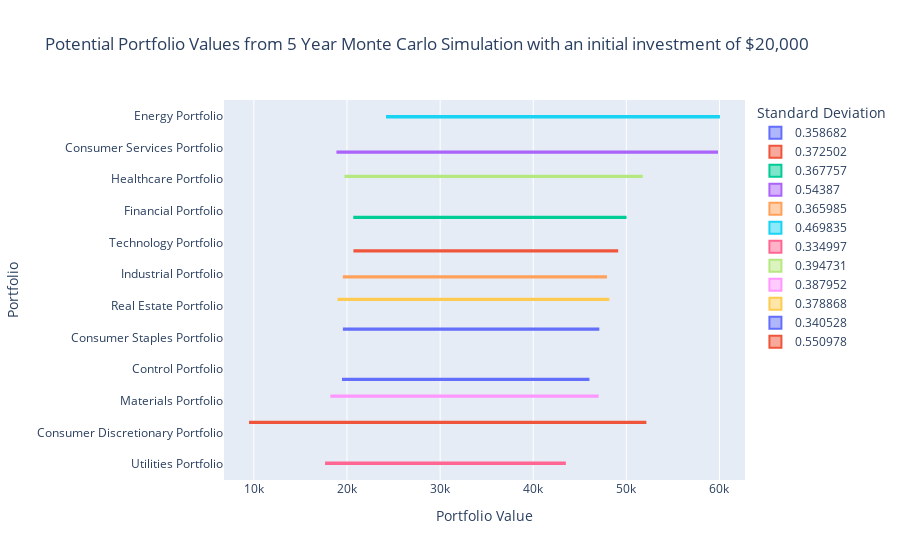

Notebook cell for this chart:
### Code cell
initial_investment = 20000

# Multiply the x-values by the initial investment
all_mc_summary_stats['95% CI Lower'] *= initial_investment
all_mc_summary_stats['95% CI Upper'] *= initial_investment

# Create a box plot
mc_risk_fig = px.box(
    all_mc_summary_stats,
    x=['95% CI Lower', '95% CI Upper'],
    y='Portfolio',
    color='Std',
    title='Potential Portfolio Values from 5 Year Monte Carlo Simulation with an initial investment of $20,000',
    labels={'value': 'Portfolio Value', 'variable': 'CI Bound', 'standard_deviation': 'Standard Deviation', 'portfolio': 'Portfolios'},
)

# Sort the box plot by standard deviation
mc_risk_fig.update_layout(
    yaxis=dict(categoryorder='total ascending'),  # Sort by standard deviation in ascending order
    legend=dict(title='Standard Deviation', traceorder='normal')  # Sort the legend by standard deviation
)


# Show the plot
mc_risk_fig.show()

### Figure 1 — Plotly figure (JSON) as saved in the notebook; plotly's stock layout.template omitted (floating-point values rounded to 4 significant figures)
{"data": [{"alignmentgroup": "True", "hovertemplate": "Std=0.358682<br>Portfolio Value=%{x}<br>Portfolio=%{y}<extra></extra>", "legendgroup": "0.358682", "marker": {"color": "#636efa"}, "name": "0.358682", "notched": false, "offsetgroup": "0.358682", "orientation": "h", "showlegend": true, "type": "box", "x": [19570.0, 45930.0], "x0": " ", "xaxis": "x", "y": ["Control Portfolio", "Control Portfolio"], "y0": " ", "yaxis": "y"}, {"alignmentgroup": "True", "hovertemplate": "Std=0.372502<br>Portfolio Value=%{x}<br>Portfolio=%{y}<extra></extra>", "legendgroup": "0.372502", "marker": {"color": "#EF553B"}, "name": "0.372502", "notched": false, "offsetgroup": "0.372502", "orientation": "h", "showlegend": true, "type": "box", "x": [20800.0, 49020.0], "x0": " ", "xaxis": "x", "y": ["Technology Portfolio", "Technology Portfolio"], "y0": " ", "yaxis": "y"}, {"alignmentgroup": "True", "hovertemplate": "Std=0.367757<br>Portfolio Value=%{x}<br>Portfolio=%{y}<extra></extra>", "legendgroup": "0.367757", "marker": {"color": "#00cc96"}, "name": "0.367757", "notched": false, "offsetgroup": "0.367757", "orientation": "h", "showlegend": true, "type": "box", "x": [20780.0, 49910.0], "x0": " ", "xaxis": "x", "y": ["Financial Portfolio", "Financial Portfolio"], "y0": " ", "yaxis": "y"}, {"alignmentgroup": "True", "hovertemplate": "Std=0.54387<br>Portfolio Value=%{x}<br>Portfolio=%{y}<extra></extra>", "legendgroup": "0.54387", "marker": {"color": "#ab63fa"}, "name": "0.54387", "notched": false, "offsetgroup": "0.54387", "orientation": "h", "showlegend": true, "type": "box", "x": [18970.0, 59730.0], "x0": " ", "xaxis": "x", "y": ["Consumer Services Portfolio", "Consumer Services Portfolio"], "y0": " ", "yaxis": "y"}, {"alignmentgroup": "True", "hovertemplate": "Std=0.365985<br>Portfolio Value=%{x}<br>Portfolio=%{y}<extra></extra>", "legendgroup": "0.365985", "marker": {"color": "#FFA15A"}, "name": "0.365985", "notched": false, "offsetgroup": "0.365985", "orientation": "h", "showlegend": true, "type": "box", "x": [19660.0, 47810.0], "x0": " ", "xaxis": "x", "y": ["Industrial Portfolio", "Industrial Portfolio"], "y0": " ", "yaxis": "y"}, {"alignmentgroup": "True", "hovertemplate": "Std=0.469835<br>Portfolio Value=%{x}<br>Portfolio=%{y}<extra></extra>", "legendgroup": "0.469835", "marker": {"color": "#19d3f3"}, "name": "0.469835", "notched": false, "offsetgroup": "0.469835", "orientation": "h", "showlegend": true, "type": "box", "x": [24300.0, 59943], "x0": " ", "xaxis": "x", "y": ["Energy Portfolio", "Energy Portfolio"], "y0": " ", "yaxis": "y"}, {"alignmentgroup": "True", "hovertemplate": "Std=0.334997<br>Portfolio Value=%{x}<br>Portfolio=%{y}<extra></extra>", "legendgroup": "0.334997", "marker": {"color": "#FF6692"}, "name": "0.334997", "notched": false, "offsetgroup": "0.334997", "orientation": "h", "showlegend": true, "type": "box", "x": [17750.0, 43400.0], "x0": " ", "xaxis": "x", "y": ["Utilities Portfolio", "Utilities Portfolio"], "y0": " ", "yaxis": "y"}, {"alignmentgroup": "True", "hovertemplate": "Std=0.394731<br>Portfolio Value=%{x}<br>Portfolio=%{y}<extra></extra>", "legendgroup": "0.394731", "marker": {"color": "#B6E880"}, "name": "0.394731", "notched": false, "offsetgroup": "0.394731", "orientation": "h", "showlegend": true, "type": "box", "x": [19830.0, 51660.0], "x0": " ", "xaxis": "x", "y": ["Healthcare Portfolio", "Healthcare Portfolio"], "y0": " ", "yaxis": "y"}, {"alignmentgroup": "True", "hovertemplate": "Std=0.387952<br>Portfolio Value=%{x}<br>Portfolio=%{y}<extra></extra>", "legendgroup": "0.387952", "marker": {"color": "#FF97FF"}, "name": "0.387952", "notched": false, "offsetgroup": "0.387952", "orientation": "h", "showlegend": true, "type": "box", "x": [18310.0, 46920.0], "x0": " ", "xaxis": "x", "y": ["Materials Portfolio", "Materials Portfolio"], "y0": " ", "yaxis": "y"}, {"alignmentgroup": "True", "hovertemplate": "Std=0.378868<br>Portfolio Value=%{x}<br>Portfolio=%{y}<extra></extra>", "legendgroup": "0.378868", "marker": {"color": "#FECB52"}, "name": "0.378868", "notched": false, "offsetgroup": "0.378868", "orientation": "h", "showlegend": true, "type": "box", "x": [19080.0, 48060.0], "x0": " ", "xaxis": "x", "y": ["Real Estate Portfolio", "Real Estate Portfolio"], "y0": " ", "yaxis": "y"}, {"alignmentgroup": "True", "hovertemplate": "Std=0.340528<br>Portfolio Value=%{x}<br>Portfolio=%{y}<extra></extra>", "legendgroup": "0.340528", "marker": {"color": "#636efa"}, "name": "0.340528", "notched": false, "offsetgroup": "0.340528", "orientation": "h", "showlegend": true, "type": "box", "x": [19670.0, 46990.0], "x0": " ", "xaxis": "x", "y": ["Consumer Staples Portfolio", "Consumer Staples Portfolio"], "y0": " ", "yaxis": "y"}, {"alignmentgroup": "True", "hovertemplate": "Std=0.550978<br>Portfolio Value=%{x}<br>Portfolio=%{y}<extra></extra>", "legendgroup": "0.550978", "marker": {"color": "#EF553B"}, "name": "0.550978", "notched": false, "offsetgroup": "0.550978", "orientation": "h", "showlegend": true, "type": "box", "x": [9589.0, 52040.0], "x0": " ", "xaxis": "x", "y": ["Consumer Discretionary Portfolio", "Consumer Discretionary Portfolio"], "y0": " ", "yaxis": "y"}], "layout": {"autosize": true, "boxmode": "group", "legend": {"title": {"text": "Standard Deviation"}, "tracegroupgap": 0, "traceorder": "normal"}, "title": {"text": "Potential Portfolio Values from 5 Year Monte Carlo Simulation with an initial investment of $20,000"}, "xaxis": {"anchor": "y", "autorange": true, "domain": [0, 1], "range": [6791.0, 62740.0], "title": {"text": "Portfolio Value"}, "type": "linear"}, "yaxis": {"anchor": "x", "autorange": true, "categoryorder": "total ascending", "domain": [0, 1], "range": [-0.5, 11.5], "title": {"text": "Portfolio"}, "type": "category"}}}
